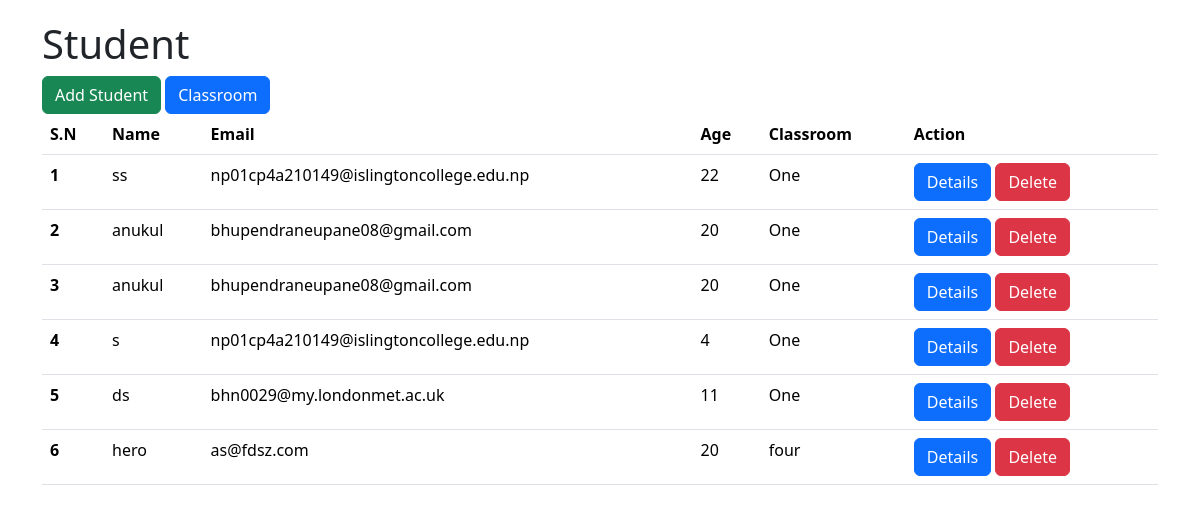
The page /student/ on the database its author committed.
### crud/models.py (models this page shows, shortened)
class Student(models.Model):
    name = models.CharField(max_length=20)
    email = models.EmailField()
    age = models.IntegerField()
    classroom = models.ForeignKey(ClassRoom, on_delete=models.CASCADE, related_name="classroom_students", null=True, blank=True)

class ClassRoom(models.Model):
    name = models.CharField(max_length=20)

### crud/views.py (the view)
# urls.py: path("student/", student, name="crud_student"),
def student(request):
    students= Student.objects.all()
    return render(request, template_name="crud/student.html", context={"title":"Student", "students":students})

### crud/templates/crud/student.html
{% extends 'crud/base.html'%}
{% block content%}
    <h1>{{title}}</h1>
    <div>
        <a href="{% url 'add_student'%}", class="btn btn-success">Add Student</a>
        <a class="btn btn-primary" href="{% url 'crud_classroom'%}">Classroom</a>
    </div>
    <table class="table">
        <thead>
        <tr>
            <th scope="col">S.N</th>
            <th scope="col">Name</th>
            <th scope="col">Email</th>
            <th scope="col">Age</th>
            <th scope="col">Classroom</th>
            <th scope="col">Action</th>
        </tr>
        </thead>
        {% for student in students%}
        <tbody>
        <tr>
            <th scope="row">{{forloop.counter}}</th>
            <td>{{student.name}}</td>
            <td>{{student.email}}</td>
            <td>{{student.age}}</td>
            <td>{{student.classroom.name}}</td>
            <td>
                <a href="{% url 'student_detail' student.id%}" class="btn btn-primary">Details</a>
                <a href="#" class="btn btn-danger">Delete</a>
            </td>
        </tr>
        </tbody>
        {%endfor%}
    </table>
{%endblock%}

### rows shown on the page
Student: name "ss", email "np01cp4a210149@islingtoncollege.edu.np", age "22", classroom.name "One"
Student: name "anukul", email "bhupendraneupane08@gmail.com", age "20", classroom.name "One"
Student: name "anukul", email "bhupendraneupane08@gmail.com", age "20", classroom.name "One"
Student: name "s", email "np01cp4a210149@islingtoncollege.edu.np", age "4", classroom.name "One"
Student: name "ds", email "bhn0029@my.londonmet.ac.uk", age "11", classroom.name "One"
Student: name "hero", email "as@fdsz.com", age "20", classroom.name "four"

### other values the page prints
{{ title }} "Student"
